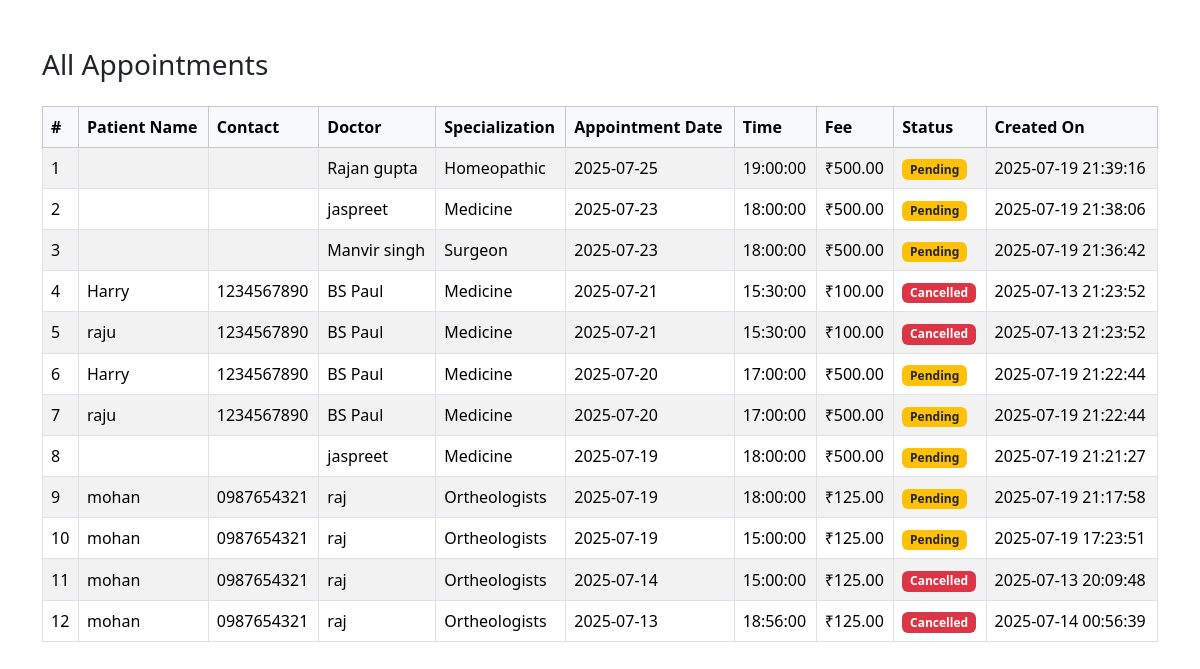
The page /admin/appointment-history.php on the database its author committed.
### tables this page shows
CREATE TABLE `appointments` (
  `id` int(11) NOT NULL,
  `patient_id` int(11) NOT NULL,
  `doctor_id` int(11) NOT NULL,
  `appointment_date` date NOT NULL,
  `appointment_time` time NOT NULL,
  `consultancy_fee` decimal(10,2) NOT NULL,
  `status` varchar(50) DEFAULT 'Pending',
  `created_at` timestamp NOT NULL DEFAULT current_timestamp()
);

CREATE TABLE `doctors` (
  `id` int(11) NOT NULL,
  `specialization_id` int(11) NOT NULL,
  `doctor_name` text NOT NULL,
  `doctor_clinic_address` varchar(255) NOT NULL,
  `doctor_consultancy_fee` decimal(65,0) NOT NULL,
  `doctor_contact_number` text NOT NULL,
  `doctor_email` varchar(50) NOT NULL,
  `password` varchar(255) NOT NULL,
  `created_at` timestamp NOT NULL DEFAULT current_timestamp() ON UPDATE current_timestamp()
);

CREATE TABLE `doctors_specialization` (
  `id` int(11) NOT NULL,
  `specialization` text NOT NULL,
  `created_at` timestamp NOT NULL DEFAULT current_timestamp() ON UPDATE current_timestamp(),
  `updated_at` timestamp NULL DEFAULT NULL
);

CREATE TABLE `tblpatient` (
  `id` int(11) NOT NULL,
  `Docid` int(11) NOT NULL,
  `PatientName` varchar(100) NOT NULL,
  `PatientContno` varchar(20) NOT NULL,
  `PatientEmail` varchar(100) NOT NULL,
  `PatientGender` enum('Male','Female') NOT NULL,
  `PatientAdd` varchar(255) NOT NULL,
  `PatientAge` int(11) NOT NULL,
  `PatientMedhis` text DEFAULT NULL,
  `CreationDate` timestamp NOT NULL DEFAULT current_timestamp() ON UPDATE current_timestamp(),
  `UpdationDate` timestamp NOT NULL DEFAULT '0000-00-00 00:00:00'
);

### admin/appointment-history.php (the view, shortened to what this page needs)
<?php
$query = mysqli_query($conn, "
    SELECT
        a.id AS appointment_id,
        p.PatientName,
        p.PatientContno,
        d.doctor_name,
        s.specialization AS Specialization,
        a.appointment_date,
        a.appointment_time,
        a.consultancy_fee,
        a.status,
        a.created_at
    FROM
        appointments a
    LEFT JOIN
        tblpatient p ON a.doctor_id = p.Docid
    LEFT JOIN
        doctors d ON a.doctor_id = d.id
    LEFT JOIN
        doctors_specialization s ON d.specialization_id = s.id
    ORDER BY
        a.appointment_date DESC, a.appointment_time DESC
");
?>
<!DOCTYPE html>
<html lang="en">
<head>
    <link href="https://cdn.jsdelivr.net/npm/bootstrap@5.3.7/dist/css/bootstrap.min.css" rel="stylesheet">
</head>
<body>
    <div class="container mt-5">
        <h3 class="mb-4">All Appointments</h3>
        <table class="table table-bordered table-striped align-middle">
            <thead class="table-light">
                <tr>
                    <th>#</th>
                    <th>Patient Name</th>
                    <th>Contact</th>
                    <th>Doctor</th>
                    <th>Specialization</th>
                    <th>Appointment Date</th>
                    <th>Time</th>
                    <th>Fee</th>
                    <th>Status</th>
                    <th>Created On</th>
                </tr>
            </thead>
            <tbody>
                <?php
                $cnt = 1;
                if (mysqli_num_rows($query) > 0) {
                    while ($row = mysqli_fetch_assoc($query)) { ?>
                        <tr>
                            <td><?= $cnt++; ?></td>
                            <td><?= htmlspecialchars($row['PatientName']); ?></td>
                            <td><?= htmlspecialchars($row['PatientContno']); ?></td>
                            <td><?= htmlspecialchars($row['doctor_name']); ?></td>
                            <td><?= htmlspecialchars($row['Specialization']); ?></td>
                            <td><?= htmlspecialchars($row['appointment_date']); ?></td>
                            <td><?= htmlspecialchars($row['appointment_time']); ?></td>
                            <td>₹<?= htmlspecialchars($row['consultancy_fee']); ?></td>
                            <td>
                                <?php
                                $status = $row['status'];
                                if ($status == 'Approved') {
                                    echo '<span class="badge bg-success">Approved</span>';
                                } elseif ($status == 'Pending') {
                                    echo '<span class="badge bg-warning text-dark">Pending</span>';
                                } elseif ($status == 'Cancelled' || $status == 'Canceled by you') {
                                    echo '<span class="badge bg-danger">Cancelled</span>';
                                } else {
                                    echo '<span class="badge bg-secondary">Unknown</span>';
                                }
                                ?>
                            </td>
                            <td><?= htmlspecialchars($row['created_at']); ?></td>
                        </tr>
                <?php }
                } else {
                    echo "<tr><td colspan='10' class='text-center'>No appointments found.</td></tr>";
                } ?>
            </tbody>
        </table>
    </div>
</body>
</html>

### rows shown on the page
appointments: doctor.doctor_name "Rajan gupta", doctors_specialization.specialization "Homeopathic", appointment_date "2025-07-25", appointment_time "19:00:00", consultancy_fee "500.00", status "Pending", created_at "2025-07-19 21:39:16"
appointments: doctor.doctor_name "jaspreet", doctors_specialization.specialization "Medicine", appointment_date "2025-07-23", appointment_time "18:00:00", consultancy_fee "500.00", status "Pending", created_at "2025-07-19 21:38:06"
appointments: doctor.doctor_name "Manvir singh", doctors_specialization.specialization "Surgeon", appointment_date "2025-07-23", appointment_time "18:00:00", consultancy_fee "500.00", status "Pending", created_at "2025-07-19 21:36:42"
appointments: tblpatient.PatientName "Harry", tblpatient.PatientContno "1234567890", doctor.doctor_name "BS Paul", doctors_specialization.specialization "Medicine", appointment_date "2025-07-21", appointment_time "15:30:00", consultancy_fee "100.00", status "Cancelled", created_at "2025-07-13 21:23:52", tblpatient.PatientName "raju"
appointments: tblpatient.PatientName "Harry", tblpatient.PatientContno "1234567890", doctor.doctor_name "BS Paul", doctors_specialization.specialization "Medicine", appointment_date "2025-07-20", appointment_time "17:00:00", consultancy_fee "500.00", status "Pending", created_at "2025-07-19 21:22:44", tblpatient.PatientName "raju"
appointments: doctor.doctor_name "jaspreet", doctors_specialization.specialization "Medicine", appointment_date "2025-07-19", appointment_time "18:00:00", consultancy_fee "500.00", status "Pending", created_at "2025-07-19 21:21:27"
appointments: tblpatient.PatientName "mohan", tblpatient.PatientContno "0987654321", doctor.doctor_name "raj", doctors_specialization.specialization "Ortheologists", appointment_date "2025-07-19", appointment_time "18:00:00", consultancy_fee "125.00", status "Pending", created_at "2025-07-19 21:17:58"
appointments: tblpatient.PatientName "mohan", tblpatient.PatientContno "0987654321", doctor.doctor_name "raj", doctors_specialization.specialization "Ortheologists", appointment_date "2025-07-19", appointment_time "15:00:00", consultancy_fee "125.00", status "Pending", created_at "2025-07-19 17:23:51"
appointments: tblpatient.PatientName "mohan", tblpatient.PatientContno "0987654321", doctor.doctor_name "raj", doctors_specialization.specialization "Ortheologists", appointment_date "2025-07-14", appointment_time "15:00:00", consultancy_fee "125.00", status "Cancelled", created_at "2025-07-13 20:09:48"
appointments: tblpatient.PatientName "mohan", tblpatient.PatientContno "0987654321", doctor.doctor_name "raj", doctors_specialization.specialization "Ortheologists", appointment_date "2025-07-13", appointment_time "18:56:00", consultancy_fee "125.00", status "Cancelled", created_at "2025-07-14 00:56:39"
